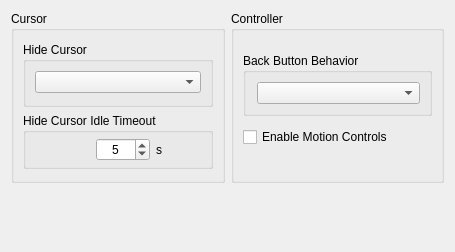
      <widget class="QWidget" name="inputTabContents">
       <property name="geometry">
        <rect>
         <x>0</x>
         <y>0</y>
         <width>455</width>
         <height>252</height>
        </rect>
       </property>
       <layout class="QVBoxLayout" name="inputTabVLayout" stretch="0,0">
        <item>
         <layout class="QHBoxLayout" name="inputTabHLayoutTop" stretch="1,1">
          <item>
           <layout class="QVBoxLayout" name="cursorTabLayoutLeft">
            <property name="spacing">
             <number>7</number>
            </property>
            <property name="bottomMargin">
             <number>0</number>
            </property>
            <item alignment="Qt::AlignmentFlag::AlignTop">
             <widget class="QGroupBox" name="cursorGroupBox">
              <property name="title">
               <string>Cursor</string>
              </property>
              <layout class="QGridLayout" name="gridLayout_2">
               <property name="topMargin">
                <number>11</number>
               </property>
               <property name="bottomMargin">
                <number>11</number>
               </property>
               <item row="0" column="0">
                <widget class="QGroupBox" name="hideCursorGroupBox">
                 <property name="enabled">
                  <bool>true</bool>
                 </property>
                 <property name="sizePolicy">
                  <sizepolicy hsizetype="Preferred" vsizetype="Fixed">
                   <horstretch>0</horstretch>
                   <verstretch>0</verstretch>
                  </sizepolicy>
                 </property>
                 <property name="title">
                  <string>Hide Cursor</string>
                 </property>
                 <layout class="QVBoxLayout" name="hideCursorLayout">
                  <property name="spacing">
                   <number>7</number>
                  </property>
                  <property name="bottomMargin">
                   <number>11</number>
                  </property>
                  <item>
                   <widget class="QComboBox" name="hideCursorComboBox"/>
                  </item>
                 </layout>
                </widget>
               </item>
               <item row="1" column="0">
                <widget class="QGroupBox" name="idleTimeoutGroupBox">
                 <property name="enabled">
                  <bool>true</bool>
                 </property>
                 <property name="sizePolicy">
                  <sizepolicy hsizetype="Preferred" vsizetype="Fixed">
                   <horstretch>0</horstretch>
                   <verstretch>0</verstretch>
                  </sizepolicy>
                 </property>
                 <property name="minimumSize">
                  <size>
                   <width>0</width>
                   <height>0</height>
                  </size>
                 </property>
                 <property name="title">
                  <string>Hide Cursor Idle Timeout</string>
                 </property>
                 <property name="alignment">
                  <set>Qt::AlignmentFlag::AlignLeading|Qt::AlignmentFlag::AlignLeft|Qt::AlignmentFlag::AlignTop</set>
                 </property>
                 <property name="flat">
                  <bool>false</bool>
                 </property>
                 <layout class="QHBoxLayout" name="IdleTimeoutLayout" stretch="0,0">
                  <property name="spacing">
                   <number>6</number>
                  </property>
                  <property name="leftMargin">
                   <number>70</number>
                  </property>
                  <property name="topMargin">
                   <number>5</number>
                  </property>
                  <property name="rightMargin">
                   <number>5</number>
                  </property>
                  <property name="bottomMargin">
                   <number>5</number>
                  </property>
                  <item>
                   <widget class="QSpinBox" name="idleTimeoutSpinBox">
                    <property name="enabled">
                     <bool>true</bool>
                    </property>
                    <property name="sizePolicy">
                     <sizepolicy hsizetype="Minimum" vsizetype="Fixed">
                      <horstretch>0</horstretch>
                      <verstretch>0</verstretch>
                     </sizepolicy>
                    </property>
                    <property name="minimumSize">
                     <size>
                      <width>0</width>
                      <height>0</height>
                     </size>
                    </property>
                    <property name="maximumSize">
                     <size>
                      <width>16777215</width>
                      <height>16777215</height>
                     </size>
                    </property>
                    <property name="layoutDirection">
                     <enum>Qt::LayoutDirection::LeftToRight</enum>
                    </property>
                    <property name="wrapping">
                     <bool>false</bool>
                    </property>
                    <property name="alignment">
                     <set>Qt::AlignmentFlag::AlignCenter</set>
                    </property>
                    <property name="buttonSymbols">
                     <enum>QAbstractSpinBox::ButtonSymbols::UpDownArrows</enum>
                    </property>
                    <property name="suffix">
                     <string notr="true"/>
                    </property>
                    <property name="maximum">
                     <number>3600</number>
                    </property>
                    <property name="value">
                     <number>5</number>
                    </property>
                    <property name="displayIntegerBase">
                     <number>10</number>
                    </property>
                   </widget>
                  </item>
                  <item>
                   <widget class="QLabel" name="idleTimeoutDurationLabel">
                    <property name="text">
                     <string>s</string>
                    </property>
                   </widget>
                  </item>
                 </layout>
                </widget>
               </item>
              </layout>
             </widget>
            </item>
           </layout>
          </item>
          <item>
           <layout class="QVBoxLayout" name="ControllerTabLayoutMiddle">
            <item>
             <widget class="QGroupBox" name="ControllerGroupBox">
              <property name="sizePolicy">
               <sizepolicy hsizetype="MinimumExpanding" vsizetype="Preferred">
                <horstretch>0</horstretch>
                <verstretch>0</verstretch>
               </sizepolicy>
              </property>
              <property name="title">
               <string>Controller</string>
              </property>
              <layout class="QVBoxLayout" name="ControllerLayout">
               <property name="spacing">
                <number>0</number>
               </property>
               <property name="topMargin">
                <number>11</number>
               </property>
               <property name="bottomMargin">
                <number>11</number>
               </property>
               <item>
                <widget class="QGroupBox" name="backButtonBehaviorGroupBox">
                 <property name="enabled">
                  <bool>true</bool>
                 </property>
                 <property name="sizePolicy">
                  <sizepolicy hsizetype="Preferred" vsizetype="Fixed">
                   <horstretch>0</horstretch>
                   <verstretch>0</verstretch>
                  </sizepolicy>
                 </property>
                 <property name="minimumSize">
                  <size>
                   <width>0</width>
                   <height>0</height>
                  </size>
                 </property>
                 <property name="title">
                  <string>Back Button Behavior</string>
                 </property>
                 <layout class="QVBoxLayout" name="BackButtonLayout">
                  <property name="leftMargin">
                   <number>11</number>
                  </property>
                  <item>
                   <widget class="QComboBox" name="backButtonBehaviorComboBox"/>
                  </item>
                 </layout>
                </widget>
               </item>
               <item>
                <widget class="QCheckBox" name="motionControlsCheckBox">
                 <property name="text">
                  <string>Enable Motion Controls</string>
                 </property>
                </widget>
               </item>
               <item>
                <widget class="QWidget" name="controllerWidgetSpacer" native="true">
                 <property name="enabled">
                  <bool>true</bool>
                 </property>
                 <property name="sizePolicy">
                  <sizepolicy hsizetype="Preferred" vsizetype="Maximum">
                   <horstretch>0</horstretch>
                   <verstretch>0</verstretch>
                  </sizepolicy>
                 </property>
                 <property name="minimumSize">
                  <size>
                   <width>0</width>
                   <height>0</height>
                  </size>
                 </property>
                </widget>
               </item>
              </layout>
             </widget>
            </item>
           </layout>
          </item>
         </layout>
        </item>
        <item>
         <layout class="QHBoxLayout" name="inputTabHLayoutBottom">
          <property name="topMargin">
           <number>0</number>
          </property>
          <item>
           <spacer name="emptyVerticalSpacerBottom">
            <property name="orientation">
             <enum>Qt::Orientation::Vertical</enum>
            </property>
            <property name="sizeType">
             <enum>QSizePolicy::Policy::MinimumExpanding</enum>
            </property>
            <property name="sizeHint" stdset="0">
             <size>
              <width>20</width>
              <height>20</height>
             </size>
            </property>
           </spacer>
          </item>
         </layout>
        </item>
       </layout>
      </widget>
